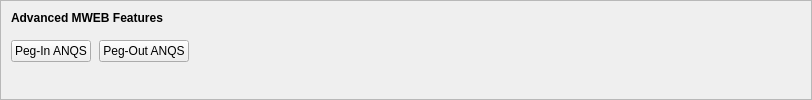
    <widget class="QFrame" name="frameMWEBFeatures">
     <property name="sizePolicy">
      <sizepolicy hsizetype="Expanding" vsizetype="Expanding">
       <horstretch>0</horstretch>
       <verstretch>0</verstretch>
      </sizepolicy>
     </property>
     <property name="maximumSize">
      <size>
       <width>16777215</width>
       <height>16777215</height>
      </size>
     </property>
     <property name="frameShape">
      <enum>QFrame::StyledPanel</enum>
     </property>
     <property name="frameShadow">
      <enum>QFrame::Sunken</enum>
     </property>
     <layout class="QVBoxLayout" name="verticalLayoutMWEBFeatures2">
      <property name="spacing">
       <number>0</number>
      </property>
      <property name="leftMargin">
       <number>0</number>
      </property>
      <property name="topMargin">
       <number>0</number>
      </property>
      <property name="rightMargin">
       <number>0</number>
      </property>
      <property name="bottomMargin">
       <number>6</number>
      </property>
      <item>
       <layout class="QVBoxLayout" name="verticalLayoutMWEBFeatures" stretch="0,0,1">
        <property name="spacing">
         <number>0</number>
        </property>
        <property name="leftMargin">
         <number>10</number>
        </property>
        <property name="topMargin">
         <number>10</number>
        </property>
        <item>
         <layout class="QHBoxLayout" name="horizontalLayoutMWEBFeatures1">
          <property name="bottomMargin">
           <number>15</number>
          </property>
          <item>
           <widget class="QLabel" name="labelMWEBFeatures">
            <property name="sizePolicy">
             <sizepolicy hsizetype="Preferred" vsizetype="Maximum">
              <horstretch>0</horstretch>
              <verstretch>0</verstretch>
             </sizepolicy>
            </property>
            <property name="font">
             <font>
              <weight>75</weight>
              <bold>true</bold>
             </font>
            </property>
            <property name="styleSheet">
             <string notr="true">font-weight:bold;</string>
            </property>
            <property name="text">
             <string>Advanced MWEB Features</string>
            </property>
           </widget>
          </item>
         </layout>
        </item>
        <item>
         <layout class="QHBoxLayout" name="horizontalLayoutMWEBFeatures2" stretch="0,0,0">
          <property name="spacing">
           <number>8</number>
          </property>
          <property name="bottomMargin">
           <number>10</number>
          </property>
          <item>
           <widget class="QPushButton" name="pushButtonMWEBPegIn">
            <property name="styleSheet">
             <string notr="true"/>
            </property>
            <property name="text">
             <string>Peg-In ANQS</string>
            </property>
            <property name="checkable">
             <bool>true</bool>
            </property>
            <property name="autoDefault">
             <bool>false</bool>
            </property>
           </widget>
          </item>
          <item>
           <widget class="QPushButton" name="pushButtonMWEBPegOut">
            <property name="styleSheet">
             <string notr="true"/>
            </property>
            <property name="text">
             <string>Peg-Out ANQS</string>
            </property>
            <property name="checkable">
             <bool>true</bool>
            </property>
            <property name="autoDefault">
             <bool>false</bool>
            </property>
           </widget>
          </item>
          <item>
           <spacer name="horizontalSpacerMWEBFeatures">
            <property name="orientation">
             <enum>Qt::Horizontal</enum>
            </property>
            <property name="sizeHint" stdset="0">
             <size>
              <width>40</width>
              <height>1</height>
             </size>
            </property>
           </spacer>
          </item>
         </layout>
        </item>
        <item>
         <spacer name="verticalSpacerMWEBFeatures">
          <property name="orientation">
           <enum>Qt::Vertical</enum>
          </property>
          <property name="sizeHint" stdset="0">
           <size>
            <width>800</width>
            <height>1</height>
           </size>
          </property>
         </spacer>
        </item>
       </layout>
      </item>
     </layout>
    </widget>
